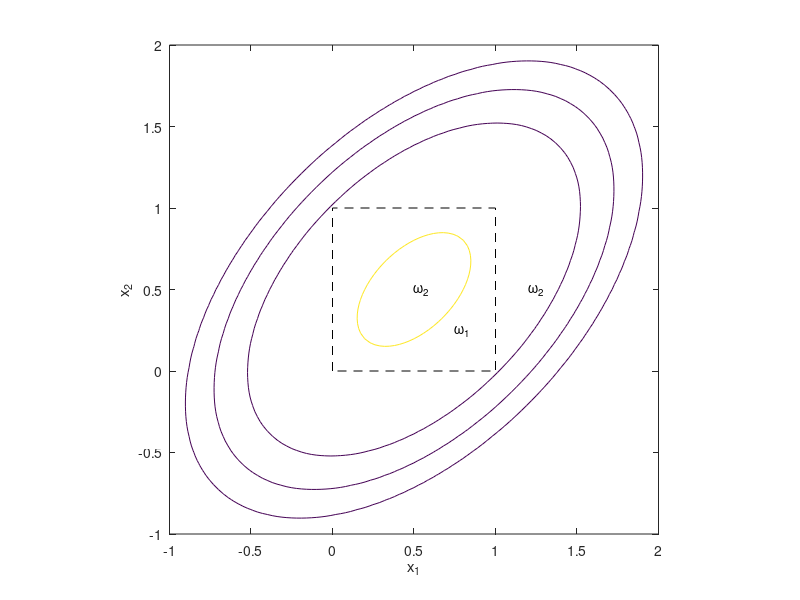
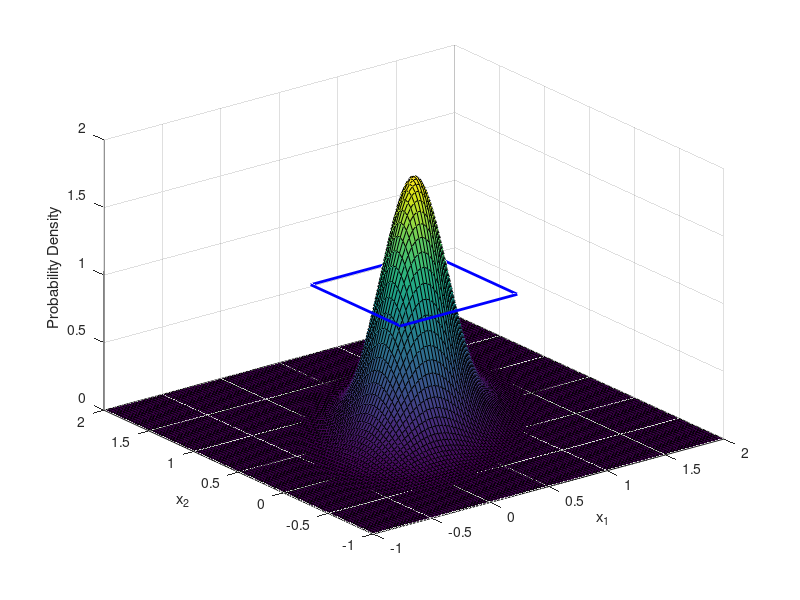
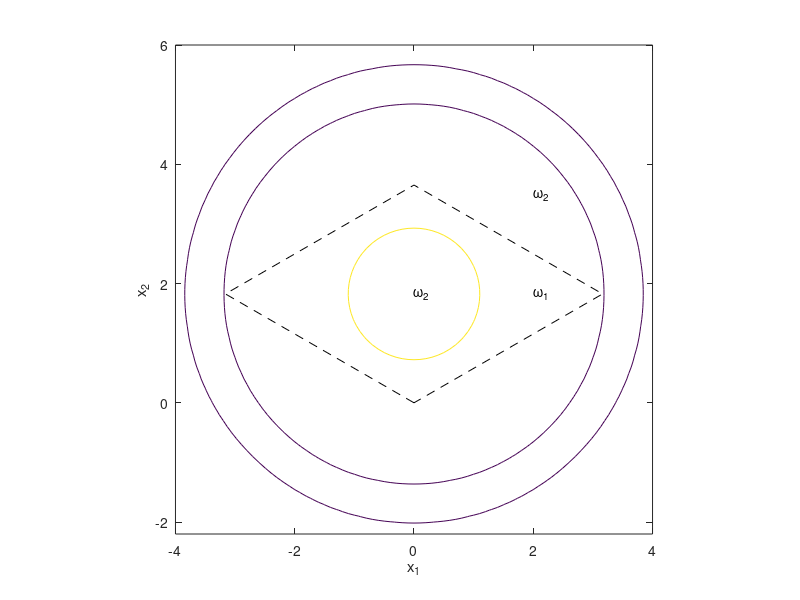
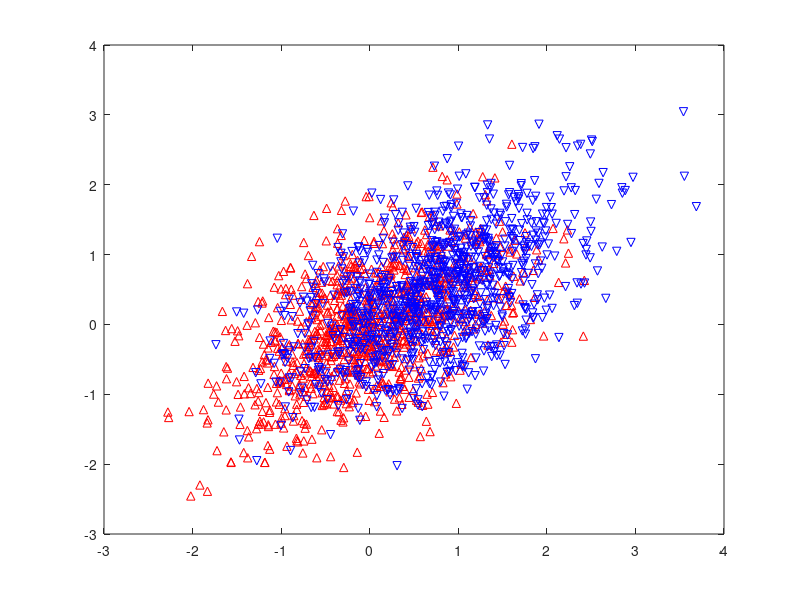

These charts were generated, in order, by the following MATLAB code: (Note: this script raises an error after producing the figures.)
%% Q2
mu = [0.5 0.5];
Sigma = [0.1 0.05;
    0.05 0.1];
x1 = -1:.03:2; x2 = x1;
[X1, X2] = meshgrid(x1,x2);
Fw2 = mvnpdf([X1(:), X2(:)], mu, Sigma);
Fw2 = reshape(Fw2, length(x2), length(x1));
figure()
contour(x1,x2,Fw2,[.0001 .001 .01 1]);
line([0 0 1 1 0], [0 1 1 0 0],'linestyle','--','color','k');
text(0.5, 0.5, '\omega_{2}'); text(0.75, 0.25,'\omega_{1}');
text(1.2, 0.5, '\omega_{2}');
xlabel('x_{1}'); ylabel('x_{2}');
axis equal
hold off
figure()
surf(x1,x2,Fw2);
hold on
v = [0 0 1; 1 0 1; 1 1 1; 0 1 1];
f = 1:4;
patch('Faces',f,'Vertices',v,'EdgeColor','b',...
    'FaceColor','none','linewidth',2);
hold off
xlabel('x_{1}'); ylabel('x_{2}'); zlabel('Probability Density');

% Whitening transformation
[V, D] = eig(Sigma);
Aw = V*D^(-1/2);
muw = Aw.'*mu.';
% check that whitened sigma is the identity matrix
Sigmaw = Aw.'*Sigma*Aw; 
vertices = [0 1 1 0; 0 0 1 1];
transformed_vertices = Aw.'*vertices;
% find the new polygon's area 
A = polyarea(transformed_vertices(1,:),transformed_vertices(2,:));
% plot everything
x1 = -4:.1:4; x2 = -2.2:.1:6;
[X1, X2] = meshgrid(x1,x2);
Fw2 = mvnpdf([X1(:), X2(:)], muw.', Sigmaw);
Fw2 = reshape(Fw2, length(x2), length(x1));
figure()
contour(x1,x2,Fw2,[.0001 .001 1/A]);
line([transformed_vertices(1,:) transformed_vertices(1,1)],...
    [transformed_vertices(2,:), transformed_vertices(2,1)],...
    'linestyle','--','color','k');
text(muw(1), muw(2), '\omega_{2}'); text(muw(1) + 2, muw(2),'\omega_{1}');
text(2, 3.5, '\omega_{2}');
xlabel('x_{1}'); ylabel('x_{2}');
axis equal
hold off
figure()
surf(x1,x2,Fw2);
hold on
v = [transformed_vertices.', 1/A*ones(4,1)];
f = 1:4;
patch('Faces',f,'Vertices',v,'EdgeColor','b',...
    'FaceColor','none','linewidth',2);
hold off
xlabel('x_{1}'); ylabel('x_{2}'); zlabel('Probability Density');

%% Q3
clear all %#ok
mu1 = zeros(2,1); mu2 = [0.75 0.5].';
SIGMA = [0.65 0.35;
    0.35 0.65];
R1 = mvnrnd(mu1, SIGMA, 1000);
R2 = mvnrnd(mu2, SIGMA, 1000);

% Distributions estimation
muhat1 = 1/length(R1)*sum(R1);
muhat2 = 1/length(R2)*sum(R2);
Sigmahat1 = zeros(2);
Sigmahat2 = zeros(2);

% Assuming R1 and R2 have the same length, covariance matrix estimation
for ii = 1:length(R1)
    Sigmahat1 = Sigmahat1 + (R1(ii,:) - muhat1).'*(R1(ii,:) - muhat1);
    Sigmahat2 = Sigmahat2 + (R2(ii,:) - muhat2).'*(R2(ii,:) - muhat2);
end
Sigmahat1 = Sigmahat1/(length(R1)-1);
Sigmahat2 = Sigmahat2/(length(R2)-1);

plot(R1(:,1),R1(:,2),'r^',R2(:,1),R2(:,2),'bv');
hold on

%-------------------------------------------------------------------------%
%               classification using statistical approach
%-------------------------------------------------------------------------%
[X, Y] = meshgrid(linspace(-4,4,100), linspace(-4,4,100));
X = X(:); Y = Y(:);
group = [ones(length(R1),1); 2*ones(length(R2),1)];
[C, err, P, logp, coeff] = classify([X, Y], [R1; R2], group, 'linear'); 
K = coeff(1,2).const;
L = coeff(1,2).linear;
% plot stuff
gscatter(X,Y,C,'rb','.',3,'off');
f = @(x,y) K + [x y]*L;
h2 = ezplot(f,[-4 4 -4 4]);
set(h2,'Color','m','LineWidth',2);
axis([-4 4 -4 4]);
title('');
xlabel('x_{1}'); ylabel('x_{2}');
hold off

%-------------------------------------------------------------------------%
%                       classification using NN
%-------------------------------------------------------------------------%
[A, B] = RandInRing(10,6,1,1000);
P = [A; B].';
T = [ones(1000,1); zeros(1000,1)].';
figure()
plotpv(P,T)
net = perceptron;
linehandle = plotpc(net.IW{1},net.b{1});
E = 1;
perf = [];
ii = 1;
while (sse(E))
    ii = ii + 1;
    [net,Y,E,~,~,tr] = adapt(net,P,T);
    perf(1,ii) = tr.perf; %#ok
    linehandle = plotpc(net.IW{1},net.b{1},linehandle);
    drawnow;
end
figure();
plot(A(:,1), A(:,2), 'bo', B(:,1), B(:,2), 'rx');
legendstr = {'C1', 'C2'};
legend(legendstr);
plotpc(net.IW{1},net.b{1});
figure();
plot(1:ii, perf, '--o');
xlabel('Epoch'); ylabel('Performance (MSE)');
% Boundary validation
[vA, vB] = RandInRing(10,6,1,3000);
vP = [vA; vB].';
vT = [ones(3000,1); zeros(3000,1)].';
y = net(vP);
MD = 0; FA = 0;
MDind = []; FAind = [];
for ii = 1:length(y)
    switch y(ii) - vT(ii)
        case 1
            MD = MD + 1;
            MDind = [MDind; ii]; %#ok
        case -1
            FA = FA + 1;
            FAind = [FAind; ii]; %#ok
    end
end
figure()
plot(A(:,1), A(:,2), 'bo', B(:,1), B(:,2), 'rx');
hold on
legendstr = {'C1', 'C2'};
if ~isempty(FAind)
    plot(vP(1,FAind), vP(2,FAind),'ms', 'linewidth', 2);
    legendstr = [legendstr, 'False Alarm'];
end
if ~isempty(MDind)
    plot(vP(1,MDind), vP(2,MDind), 'gd', 'linewidth', 2)
    legendstr = [legendstr, 'Miss-detection'];
end
legend(legendstr);
plotpc(net.IW{1},net.b{1});
hold off